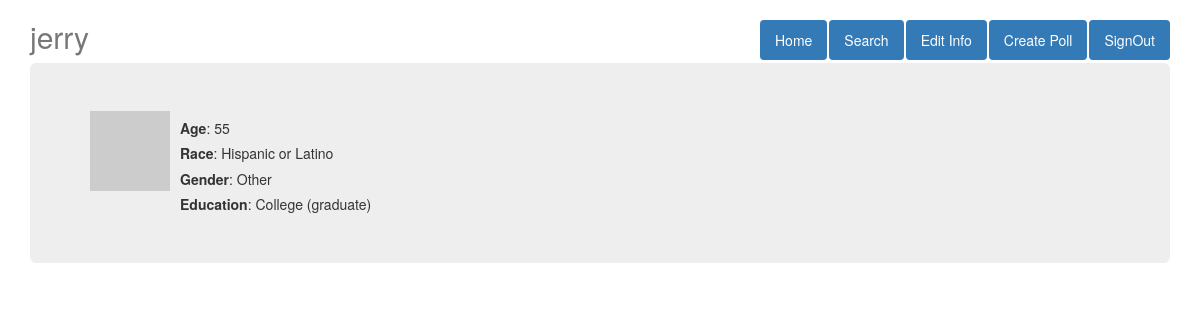
The page /user/jerry (signed in) on the database its author committed.
### app/models/table_declaration.py (models this page shows, shortened)
class User(db.Model):
    __tablename__ = 'users'
    user_id = db.Column(db.Integer,Sequence('user_id_seq'), primary_key=True)
    user_name = db.Column(db.String(20), unique=True)
    user_email = db.Column(db.String(50), unique=True)
    user_pword = db.Column(db.String(80))
    user_age = db.Column(db.Integer)
    user_race = db.Column(db.String)
    user_gender = db.Column(db.String)
    user_edu = db.Column(db.String)
    def avatar(self, size):
        return 'http://www.gravatar.com/avatar/%s?d=mm&s=%d' % (md5(self.user_email.encode('utf-8')).hexdigest(), size)
    @property
    def is_authenticated(self):
        return True

### app/views.py (the view)
@app.route('/user/<user_name>', methods=['POST','GET'])
@login_required
def user(user_name):
    user = user_query(user_name, 1)
    return render_template('user.html', user=user)

### app/models/user_whisperer.py (called while the page is built)
def user_query(data, opt=0):
    q = None
    if opt is 0: q = db.session.query(User).filter_by(user_id=data).first()
    elif opt is 1: q = db.session.query(User).filter_by(user_name=data).first()
    elif opt is 2: q = db.session.query(User).filter_by(user_email=data).first()
    elif opt is 3: q = db.session.query(User).filter_by(user_pword=data).first()
    db.session.close()
    return q

### app/views.py (called while the page is built)
@lm.user_loader
def load_user(user_id):
    return User.query.get(int(user_id))

@app.before_request
def before_request():
    g.user = current_user

### app/templates/user.html (shortened to what this page needs)
<!DOCTYPE html>
<html lang="en">
<head>
    <link href="https://maxcdn.bootstrapcdn.com/bootstrap/3.3.7/css/bootstrap.min.css" rel="stylesheet">
    <link href="http://getbootstrap.com/examples/jumbotron-narrow/jumbotron-narrow.css" rel="stylesheet">
</head>
<body>
    <div class="container">
        <div class="header">
            <nav>
                <ul class="nav nav-pills pull-right">
                    <li role="presentation" class="active"><a href="{{url_for('user',user_name=g.user.user_name)}}">Home</a>
                    </li>
                    <li role="presentation" class="active"><a href="{{url_for('search')}}">Search</a>
                    </li>
                    <li role="presentation" class="active"><a href="{{url_for('edit',user_name=g.user.user_name)}}">Edit Info</a>
                    </li>
                    <li role="presentation" class="active"><a href="#">Create Poll</a>
                    </li>
                    <li role="presentation" class="active"><a href="{{url_for('signOut')}}">SignOut</a>
                    </li>
                </ul>
            </nav>
            <h2 class="text-muted">  {{user.user_name}}</h2>
        </div>
        <div style="height: 200px;" class="jumbotron">
            <div style="float:left;">
                <img src="{{user.avatar(128)}}">
            </div>
            <div style="float: left; margin-left: 10px;">
                <h5> <b>Age</b>: {{ user.user_age }}</h5>
                <h5> <b>Race</b>: {{ user.user_race }}</h5>
                <h5> <b>Gender</b>: {{ user.user_gender }}</h5>
                <h5> <b>Education</b>: {{ user.user_edu }}</h5>
            </div>
        </div>
    </div>
</body>
</html>

### rows shown on the page
User: user_name "jerry", user_age "55", user_race "Hispanic or Latino", user_gender "Other", user_edu "College (graduate)"
